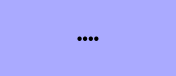
<?xml version="1.0" encoding="UTF-8"?>
<ui version="4.0">
 <class>ItemWidget</class>
 <widget class="QWidget" name="ItemWidget">
  <property name="geometry">
   <rect>
    <x>0</x>
    <y>0</y>
    <width>176</width>
    <height>76</height>
   </rect>
  </property>
  <property name="windowTitle">
   <string>Form</string>
  </property>
  <property name="styleSheet">
   <string notr="true">background-color: gray;
background-color: rgb(170, 170, 255);</string>
  </property>
  <property name="locale">
   <locale language="Russian" country="Russia"/>
  </property>
  <layout class="QGridLayout" name="gridLayout">
   <property name="leftMargin">
    <number>2</number>
   </property>
   <property name="topMargin">
    <number>2</number>
   </property>
   <property name="rightMargin">
    <number>2</number>
   </property>
   <property name="bottomMargin">
    <number>2</number>
   </property>
   <item row="0" column="0">
    <widget class="QLabel" name="numLabel">
     <property name="enabled">
      <bool>true</bool>
     </property>
     <property name="font">
      <font>
       <pointsize>12</pointsize>
      </font>
     </property>
     <property name="text">
      <string>••••</string>
     </property>
     <property name="alignment">
      <set>Qt::AlignCenter</set>
     </property>
    </widget>
   </item>
  </layout>
 </widget>
 <resources/>
 <connections/>
</ui>
